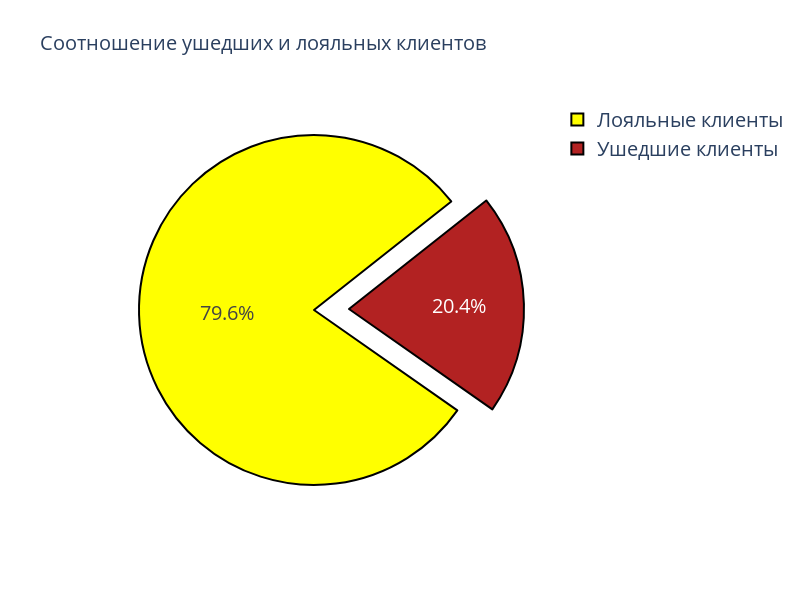

This figure's notebook cell:
### Markdown cell above
# Решение поставленных перед нами задач:

### **Задание 9.1.** 

**Каково соотношение ушедших и лояльных клиентов? Покажите это на графике и дайте комментарий по соотношению?**

### Code cell
# Выполняем подсчет лояльности клиентов и подготавливаем данные к графику:
exited_df = churn_df['Exited'].value_counts().to_frame().rename(index = {'Loyal': 'Лояльные клиенты', 'Departed': 'Ушедшие клиенты'})
# Строим график:
fig = go.Figure(data=[go.Pie(
  values=exited_df['Exited'], # данные полученные предыдущим шагом 
  pull=[0,0.2], # выдвижение наружу куска пирога для Ушедших клиентов
  labels=exited_df.index, # названия индексов для использования их в labels
  rotation=125
  )]
)
# Задаем цвета:
colors = ['yellow', 'firebrick']
fig.update_traces(hoverinfo='value+label', textinfo='percent', textfont_size=20,
                  marker=dict(colors=colors, line=dict(color='#000000', width=2)))
# hoverinfo - информация при наведении курсора на кусок пирога, 
# textinfo -  информация на куске пирога,
# textfron_size -  размер текста на пироге
# line - обводка, color - Цвет линии, width - толщина

# Устанавливаем название графика и размеры текста:
fig.update_layout(title_text="Соотношение ушедших и лояльных клиентов", title_font_size=20,
                  legend_font_size=20, width = 800, height=600
                  )

fig.show()

### Figure 1 — Plotly figure (JSON) as saved in the notebook; plotly's stock layout.template omitted (floating-point values rounded to 4 significant figures)
{"data": [{"hoverinfo": "value+label", "labels": ["Лояльные клиенты", "Ушедшие клиенты"], "marker": {"colors": ["yellow", "firebrick"], "line": {"color": "#000000", "width": 2}}, "pull": [0, 0.2], "rotation": 125, "textfont": {"size": 20}, "textinfo": "percent", "type": "pie", "values": [7963, 2037]}], "layout": {"height": 600, "legend": {"font": {"size": 20}}, "title": {"font": {"size": 20}, "text": "Соотношение ушедших и лояльных клиентов"}, "width": 800}}
